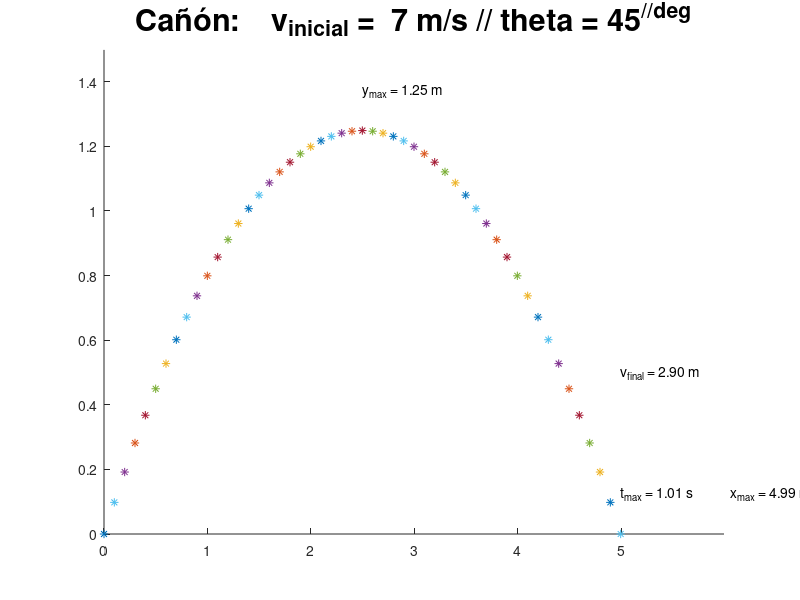

The MATLAB source for this figure:
clear all 
close all
clc 

num = 50; % # de pasos
a = -9.81; 

xi = 0;
yi = 0;
vi = 7; % can be changed 
theta = 45;

vxi = vi * cosd(theta); % magnitud * cosd(angulo)
vyi = vi * sind(theta); % magnitud * sind(angulo)
a = -9.81; % aceleracion, gravedad  

ti = 0; %tiempo inicial
tf = 2 * vi * sind(theta) / abs(a); %tiempo final 
dt = (tf-ti)/num; % tiempo entre pasos


xmax = vi^2* sind(2 * theta) ^ 2 / abs(a)
ymax = vi^2 * sind(theta) ^ 2/abs(2*a) % -g 
tmax = (2 * (vi * sind(theta))) / abs(a)
vfinal = abs(vi - abs(a) * tf)
flag_x_max = "false";
flag_y_max = 0; 

figure(1);
hold on;
axis([0 1.2*xmax 0 1.2*ymax])
texttitle = sprintf("Cañón:    v_{inicial} = %2.f m/s // theta = %.0f^{//deg}", vi, theta)
titulo = title(texttitle, 'interpreter', 'tex');
set(titulo, "fontsize", 22); 

% TEXTOS 
text_xmax = sprintf("x_{max} = %.2f m", xmax)
text(1.06 + xmax, 0.1 * ymax, text_xmax)
text_ymax = sprintf("y_{max} = %.2f m", ymax)
text(xmax / 2, 1.1 * ymax, text_ymax)
text_vfinal = sprintf("v_{final} = %.2f m", vfinal)
text(xmax, 0.5, text_vfinal)

text_tfinal = sprintf("t_{max} = %.2f s", tmax)

for n = 0:num
    t(n + 1) = ti + n * dt;
    x = xi + vxi * t(n+1); 
    y = yi + vyi * t(n+1) + 0.5*a*t(n+1)^2; % :D 
    p1 = plot(x,y,"*");
    va = quiver(x,y,0,-0.4);
    a_text = text(x,y - 0.4, "a = -9.8" )
    text_tiempo = sprintf("tiempo = %.2f s", t(n +1));
    w = text(0.1, 0.8 * ymax, text_tiempo);
    pause(0.1); 
    delete(va);
    delete(a_text);
    delete(w);
    
end 
w = text(xmax, 0.1 * ymax, text_tfinal)

t;